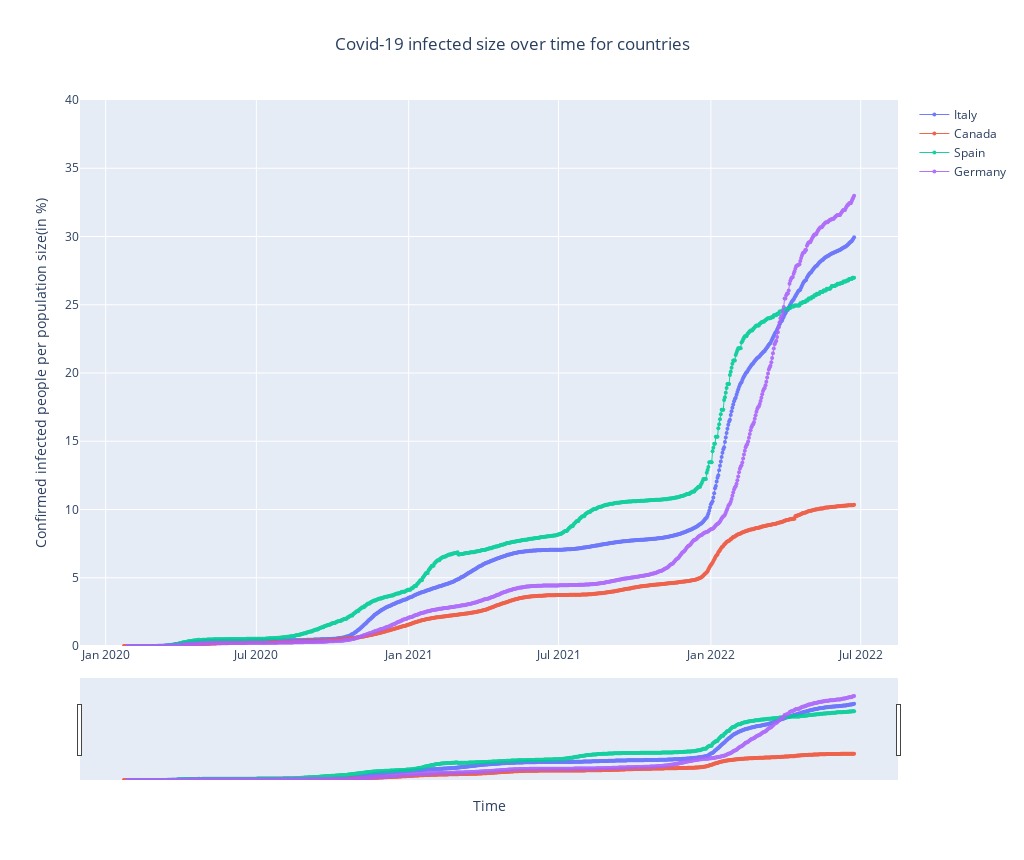

Here is the notebook cell this chart was saved with:
### Code cell
fig = go.Figure()
## defines how to plot the individual trace
for each in country_list:
    df = df_processed[df_processed.location == each]
#     print(df.total_cases // df.population)
#     df['Result'] = df['total_cases']/df['population']
    df['Result'] = (df['total_cases']/ df['population']*100).round(2)
#     abosul_cases= df.total_cases // df.population
#     print(abosul_cases)
    fig.add_trace(go.Scatter(x=df.date,
                                y=df.Result,
                                mode='markers+lines',
                                opacity=0.9,
                                line_width=1,
                                marker_size=4, 
                                name=each
                                 )
                     )

## defines the overall layout properties
fig.update_layout(
    width=1024,
    height=860,
    title_font_family="Times New Roman",
    title="Covid-19 infected size over time for countries",
    xaxis_title="Time",
    yaxis_title="Confirmed infected people per population size(in %)",
    title_x=0.5,
)
fig.update_yaxes(type="linear",range=[0,40])


fig.update_layout(xaxis_rangeslider_visible=True)
# fig.show(renderer='browser')
fig.show()

### Figure 1 — Plotly figure (JSON) as saved in the notebook; plotly's stock layout.template omitted (floating-point values rounded to 4 significant figures; data arrays with more than 128 entries replaced by an {"elided": "..."} marker saying what was removed)
{"data": [{"line": {"width": 1}, "marker": {"size": 4}, "mode": "markers+lines", "name": "Italy", "opacity": 0.9, "type": "scatter", "x": {"elided": "875 str values"}, "y": {"elided": "875 float values"}}, {"line": {"width": 1}, "marker": {"size": 4}, "mode": "markers+lines", "name": "Canada", "opacity": 0.9, "type": "scatter", "x": {"elided": "883 str values"}, "y": {"elided": "883 float values"}}, {"line": {"width": 1}, "marker": {"size": 4}, "mode": "markers+lines", "name": "Spain", "opacity": 0.9, "type": "scatter", "x": {"elided": "874 str values"}, "y": {"elided": "874 float values"}}, {"line": {"width": 1}, "marker": {"size": 4}, "mode": "markers+lines", "name": "Germany", "opacity": 0.9, "type": "scatter", "x": {"elided": "879 str values"}, "y": {"elided": "879 float values"}}], "layout": {"height": 860, "title": {"text": "Covid-19 infected size over time for countries", "x": 0.5}, "width": 1024, "xaxis": {"rangeslider": {"visible": true}, "title": {"text": "Time"}}, "yaxis": {"range": [0, 40], "title": {"text": "Confirmed infected people per population size(in %)"}, "type": "linear"}}}
